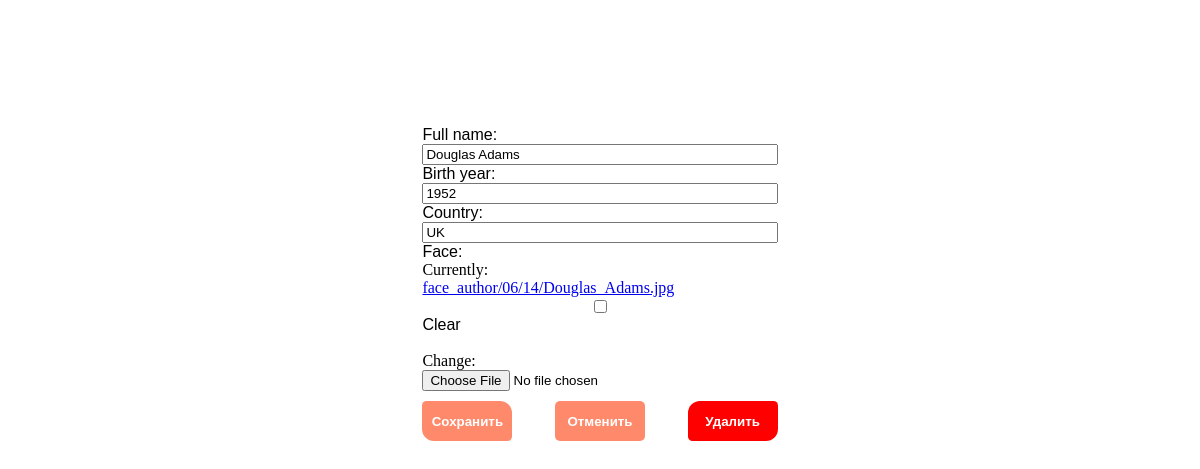
/authors/4/, run on the app's committed database.
### p_library/models.py (models this page shows, shortened)
class Author(models.Model):
    full_name = models.TextField(max_length=100)
    birth_year = models.SmallIntegerField()
    country = models.CharField(max_length=2)
    face = models.ImageField(upload_to='face_author/%M/%S', blank=True)

### p_library/views.py (the view)
# urls.py: path('authors/<int:pk>/', AuthorUpdate.as_view(), name='author_update'),
class AuthorUpdate(UpdateView):
    model = Author
    form_class = AuthorForm
    success_url = reverse_lazy('p_library:author_list')
    template_name = 'author_edit.html'

### p_library/forms.py (shortened to what this page needs)
class AuthorForm(forms.ModelForm):
    full_name = forms.CharField(widget=forms.TextInput)
    class Meta:
        model = Author
        fields = '__all__'

### p_library/templates/author_edit.html (shortened to what this page needs)
{% load static %}
<link rel="stylesheet" href="{% static 'css/first_css.css' %}">
<!DOCTYPE html>
<html lang="en">
<head>
</head>
<body>
    <div id="container">
        <form id="form" method="post">
            {{ form }}
            <div id="button-wrapper">
                <div>
                    <input class="button" type="submit" value="Сохранить">
                </div>
                <div>
                    <input class="button button3" type="reset" value="Отменить">
                </div>
        </form>
        <form action="delete/">
                <div>
                    <button class="button button2">Удалить</button>
                </div>
        </form>
            </div>
</body>
</html>

### p_library/static/css/first_css.css (style rules this page uses)
label { font-family: Arimo; font-weight: lighter; }
#container { display: flex; justify-content: center; padding-top: 10%; }
#form { display: flex; flex-direction: column; width: 30%; }
#button-wrapper { display: flex; justify-content: space-between; }
.button { background-color: #ff8a6b; font-weight: bold; color: white; border: white; width: 90px; height: 40px; border-radius: 4.5px 12px; margin-top: 10px; outline: none; }
.button2 { border-radius: 12px 4.5px; background-color: red; }
.button3 { border-radius: 5px; width: 90px; }

### data on the page
Author: full_name "Douglas Adams", birth_year "1952", country "UK"
